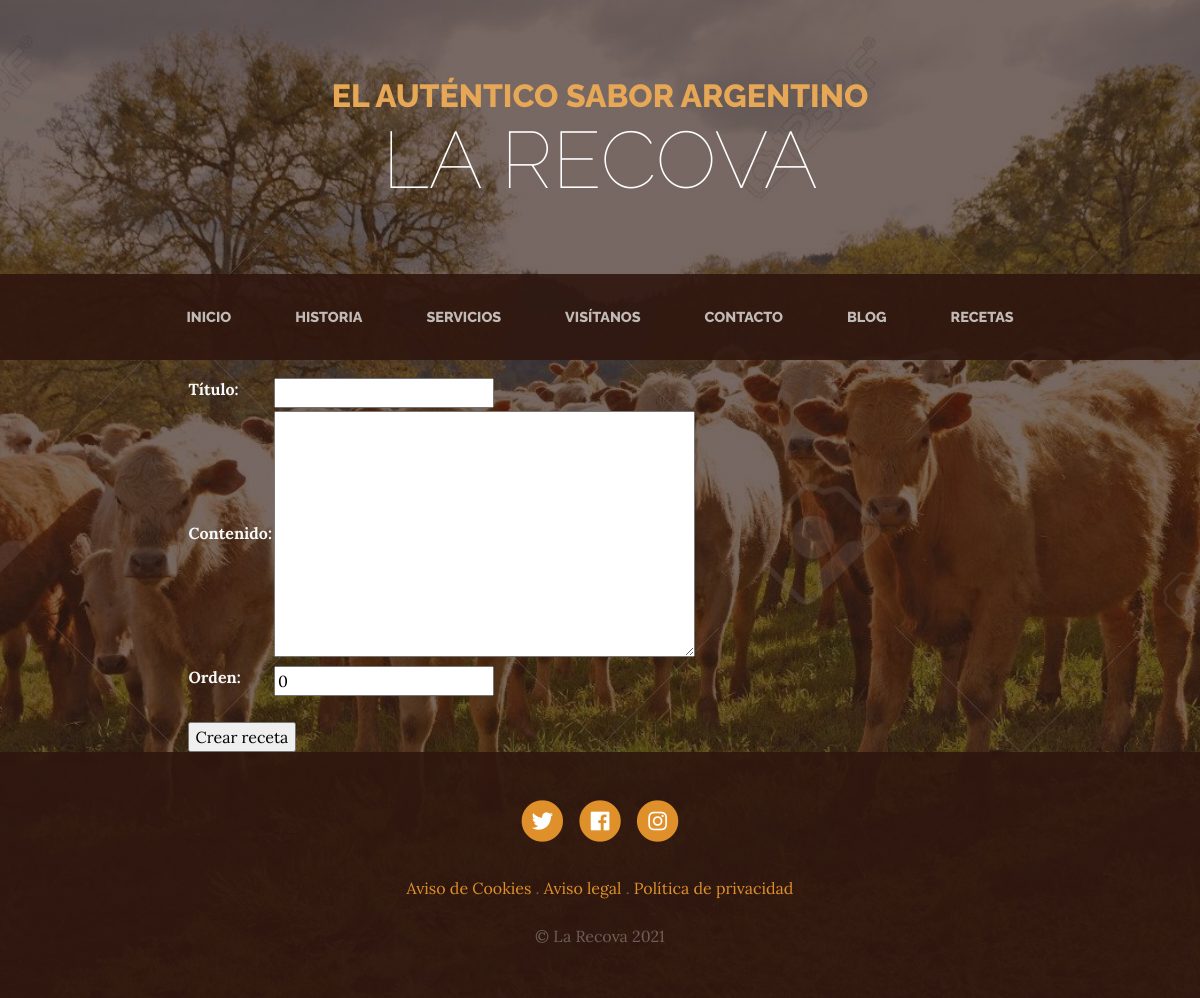
Page /recipe/create/ on the committed database.
### pages/models.py (models this page shows, shortened)
class Page (models.Model):
   title = models.CharField(max_length=200, verbose_name="Título")
   content = RichTextField(verbose_name="Descripción")
   created = models.DateTimeField(
   auto_now_add=True, verbose_name="Fecha de creación")
   updated = models.DateTimeField(
   auto_now=True, verbose_name="Fecha de actualizacion")
   class Meta:
        verbose_name = "Pagina"
        verbose_name_plural = "Paginas"
        ordering = ['title']  # lo ordena de manera descendiente

### recipe/views.py (the view)
# urls.py: path("create/", RecipeCreateView.as_view(), name="create"),
class RecipeCreateView(CreateView):
    model = Recipe
    fields = ['title', "content", "order"]
    success_url = reverse_lazy("recipes:recipes")

### pages/templatetags/pages_extra.py (called while the page is built)
@register.simple_tag
def get_page_list():
    pages = Page.objects.all()
    return pages

### recipe/templates/recipe/recipe_form.html (shortened to what this page needs)
{% extends 'core/base.html' %}
{% load static %}
{% block content %}
<main role="main">
  <div class="container">
    <div class="row mt-3">
      <div class="col-md-9 mx-auto text-light">
        <div>
            <form action="" method="post">{% csrf_token %}
                <table>
                    {{ form.as_table }}
                </table>
                <br>
                <input type="submit" value="Crear receta" />
            </form>
        </div>
      </div>
    </div>
  </div>
</main>
{% endblock %}

### core/templates/core/base.html (shortened to what this page needs)
<!DOCTYPE html>
<html lang="es">
  <head>
    {% load static %}
    <link
      rel="stylesheet" href="https://stackpath.bootstrapcdn.com/bootstrap/4.1.1/css/bootstrap.min.css"
    />
    <link
      rel="stylesheet" href="https://use.fontawesome.com/releases/v5.0.13/css/all.css"
    />
    <link rel="stylesheet" href="{% static 'core/css/business-casual.css' %}" />
  </head>
  <body>
    <h1 class="site-heading text-center text-white d-none d-lg-block">
      <span class="site-heading-upper text-primary mb-3">El auténtico sabor argentino</span>
      <span class="site-heading-lower">La Recova</span>
    </h1>
    <nav class="navbar navbar-expand-lg navbar-dark py-lg-4" id="mainNav">
      <div class="container">
        <div class="collapse navbar-collapse" id="navbarResponsive">
          <ul class="navbar-nav mx-auto">
            <li class="nav-item px-lg-4 {% if request.path == '/' %} active {% endif %}" >
              <a class="nav-link text-uppercase text-expanded" href="{% url 'home' %}">Inicio</a>
            </li>
            <li class="nav-item px-lg-4 {% if request.path == '/about/' %} active {% endif %}">
              <a class="nav-link text-uppercase text-expanded" href="{% url 'about' %}">Historia</a>
            </li>
            <li class="nav-item px-lg-4 {% if request.path == '/services/' %} active {% endif %}">
              <a class="nav-link text-uppercase text-expanded" href="{% url 'services' %}">Servicios</a>
            </li>
            <li class="nav-item px-lg-4 {% if request.path == '/store/' %} active {% endif %}">
              <a class="nav-link text-uppercase text-expanded" href="{% url 'store' %}">Visítanos</a>
            </li>
            <li class="nav-item px-lg-4 {% if request.path == '/contact/' %} active {% endif %}">
              <a class="nav-link text-uppercase text-expanded" href="{% url 'contact' %}">Contacto</a>
            </li>
            <li class="nav-item px-lg-4 {% if request.path|slice:':6' == '/blog/' %} active {% endif %}">
              <a href="{% url 'blog' %}" class="nav-link text-uppercase text-expanded">Blog</a>
            </li>
            <li
              class="nav-item px-lg-4 {% if request.path == '/recipe/' %} active {% endif %}" >
            <a
              class="nav-link text-uppercase text-expanded" href="{% url 'recipes:recipes' %}" >Recetas</a>
            </li>
          </ul>
        </div>
      </div>
    </nav>
    {% block content %} {% endblock %}
    <footer class="footer text-faded text-center py-5">
      <div class="container">
        <p class="m-0">
	        <a href="#" class="link">
	          <span class="fa-stack fa-lg">
	            <i class="fa fa-circle fa-stack-2x"></i>
	            <i class="fab fa-twitter fa-stack-1x fa-inverse"></i>
	          </span>
	        </a>
	        <a href="#" class="link">
	          <span class="fa-stack fa-lg">
	            <i class="fa fa-circle fa-stack-2x"></i>
	            <i class="fab fa-facebook fa-stack-1x fa-inverse"></i>
	          </span>
	        </a>
	        <a href="#" class="link">
	          <span class="fa-stack fa-lg">
	            <i class="fa fa-circle fa-stack-2x"></i>
	            <i class="fab fa-instagram fa-stack-1x fa-inverse"></i>
	          </span>
	        </a>
	    </p>
        <p class="m-0 mbt">
          {% load pages_extra %}
          {% get_page_list as page_list %}
          {% for page in page_list %}
            <a href="{% url 'page' page.id page.title|slugify %}" class="link">{{page.title}} </a>
            {% if not forloop.last %} . {% endif %}
          {% endfor %}
		</p>
        <p class="m-0 mbt1">&copy; La Recova 2021</p>
      </div>
	</footer>
  </body>
</html>

### core/static/core/css/business-casual.css (style rules this page uses)
body { font-family: "Lora"; background: linear-gradient(rgba(47, 23, 15, 0.65), rgba(47, 23, 15, 0.65)), url("../img/bg.jpeg"); background-attachment: fixed; background-position: center; background-size: cover; }
h1, h2, h3, h4, h5, h6 { font-family: "Raleway"; }
p { line-height: 1.75; }
.text-faded { color: rgba(255, 255, 255, 0.3); }
.site-heading { margin-top: 5rem; margin-bottom: 5rem; text-transform: uppercase; line-height: 1; font-family: "Raleway"; }
.site-heading .site-heading-upper { display: block; font-size: 2rem; font-weight: 800; }
.site-heading .site-heading-lower { font-size: 5rem; font-weight: 100; line-height: 4rem; }
#mainNav { background-color: rgba(47, 23, 15, 0.9); font-family: "Raleway"; }
#mainNav .navbar-nav .nav-item .nav-link { color: rgba(255, 255, 255, 0.7); font-weight: 800; }
@media (min-width: 992px) { #mainNav .navbar-nav .nav-item .nav-link { font-size: 0.9rem; } }
.footer { background-color: rgba(47, 23, 15, 0.9); }
.text-primary { color: #e6a756 !important; }
.mbt { padding-top: 2rem; }
.mbt1 { padding-top: 1.25rem; }
a.link { color: #df902a; }

### rows in the picture
Page: title "Aviso de Cookies"
Page: title "Aviso legal"
Page: title "Política de privacidad"
